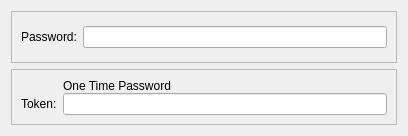
<?xml version="1.0" encoding="UTF-8"?>
<ui version="4.0">
 <class>OpenfortivpnAuth</class>
 <widget class="QWidget" name="OpenfortivpnAuth">
  <property name="geometry">
   <rect>
    <x>0</x>
    <y>0</y>
    <width>408</width>
    <height>136</height>
   </rect>
  </property>
  <layout class="QVBoxLayout" name="verticalLayout">
   <item>
    <widget class="QFrame" name="passwordFrame">
     <property name="frameShape">
      <enum>QFrame::StyledPanel</enum>
     </property>
     <property name="frameShadow">
      <enum>QFrame::Raised</enum>
     </property>
     <layout class="QHBoxLayout" name="horizontalLayout">
      <item>
       <widget class="QLabel" name="passwordLabel">
        <property name="text">
         <string>Password:</string>
        </property>
        <property name="wordWrap">
         <bool>false</bool>
        </property>
        <property name="buddy">
         <cstring>password</cstring>
        </property>
       </widget>
      </item>
      <item>
       <widget class="PasswordField" name="password">
        <property name="passwordModeEnabled" stdset="0">
         <bool>true</bool>
        </property>
       </widget>
      </item>
     </layout>
    </widget>
   </item>
   <item>
    <widget class="QFrame" name="otpFrame">
     <property name="frameShape">
      <enum>QFrame::StyledPanel</enum>
     </property>
     <property name="frameShadow">
      <enum>QFrame::Raised</enum>
     </property>
     <layout class="QGridLayout" name="gridLayout">
      <property name="verticalSpacing">
       <number>0</number>
      </property>
      <item row="0" column="1">
       <widget class="QLabel" name="labelOtp">
        <property name="text">
         <string>One Time Password</string>
        </property>
       </widget>
      </item>
      <item row="1" column="0">
       <widget class="QLabel" name="otpLabel">
        <property name="text">
         <string>Token:</string>
        </property>
       </widget>
      </item>
      <item row="1" column="1">
       <widget class="PasswordField" name="otp"/>
      </item>
     </layout>
    </widget>
   </item>
  </layout>
 </widget>
 <customwidgets>
  <customwidget>
   <class>PasswordField</class>
   <extends>QLineEdit</extends>
   <header>passwordfield.h</header>
  </customwidget>
 </customwidgets>
 <resources/>
 <connections/>
</ui>
